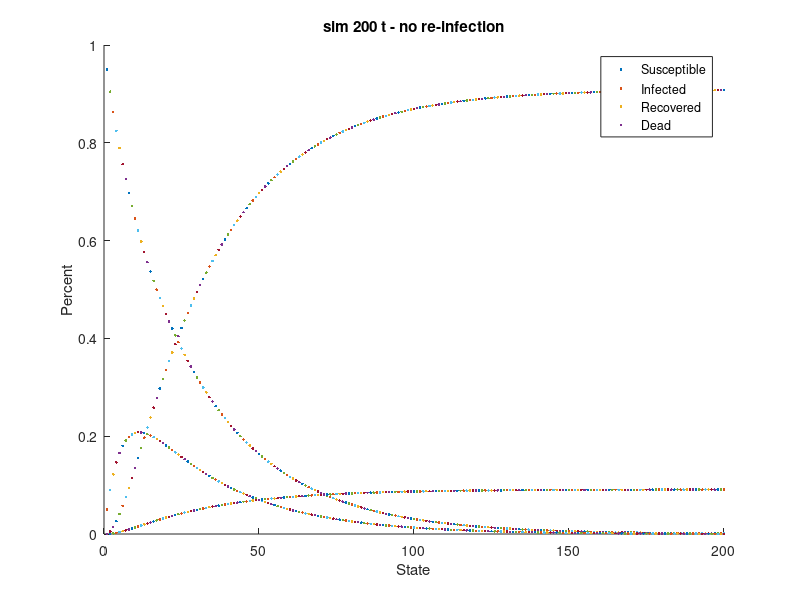
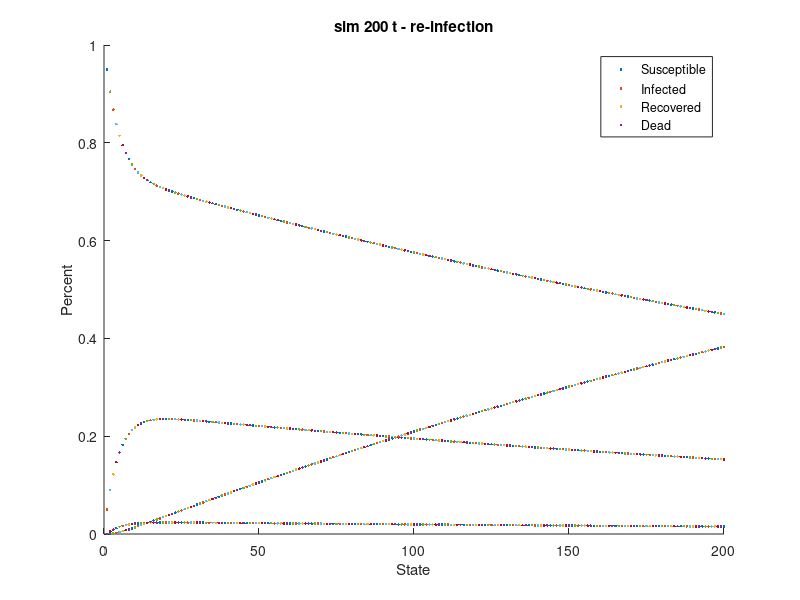

Here is the MATLAB script that generated these plots, in order: (Note: a time limit stopped this script after it produced the figures.)
% initial population and pre-allocation
x0 = [1; 0; 0; 0];
xt = zeros(4, 200);
zt = zeros(4, 200);

% update matrices
A_no_reinfection = [
    0.95, 0.04, 0, 0; % Susceptible
    0.05, 0.85, 0, 0; % Infected
    0, .10, 1, 0; % Recovered and immune
    0, .01, 0, 1 % Dead
    ];

A_reinfection = [ 
    0.95, 0.04, 1, 0;
    0.05, 0.85, 0, 0;
    0, .10, 0, 0;
    0, .01, 0, 1
    ];

figure;
% for i = 1:200
%     xt(:, i) = (A^i) * x0;
% 
%     scatter(j, xt(1, j), 'r')
%     hold on;
%     scatter(j, xt(2, j), 'g')
%     hold on;
%     scatter(j, xt(3, j), 'b')
%     hold on;
%     scatter(j, xt(4, j), 'm')
%     hold on;
% end   

% these loops update xt (the sim with no re-infection) 
% and zt (the sim with re-infection).

for i = 1:200
    xt(:, i) = (A_no_reinfection^i) * x0;
end

for j = 1:200
    zt(:, j) = (A_reinfection^j) * x0;
end

% these loops scatter plot xt and zt.
for i = 1:200
    scatter(i, xt(1, i), '.r')
    hold on;
    scatter(i, xt(2, i), '.g')
    hold on;
    scatter(i, xt(3, i), '.b')
    hold on;
    scatter(i, xt(4, i), '.m')
    hold on;
end
hold off;
title('sim 200 t - no re-infection');
xlabel('State');
ylabel('Percent');
legend('Susceptible', 'Infected', 'Recovered', 'Dead');

figure;
for j = 1:200
    scatter(j, zt(1, j), '.r')
    hold on;
    scatter(j, zt(2, j), '.g')
    hold on;
    scatter(j, zt(3, j), '.b')
    hold on;
    scatter(j, zt(4, j), '.m')
    hold on;
end
hold off;
title('sim 200 t - re-infection');
xlabel('State');
ylabel('Percent');
legend('Susceptible', 'Infected', 'Recovered', 'Dead');
